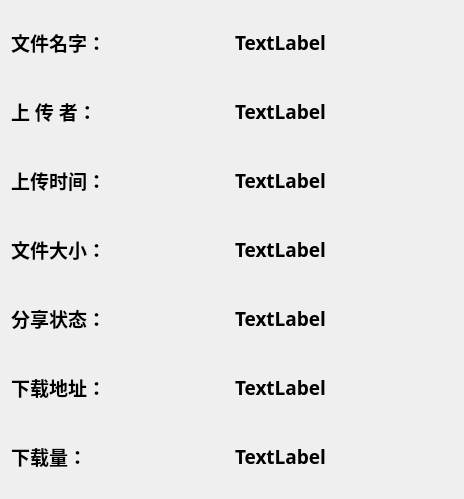
<?xml version="1.0" encoding="UTF-8"?>
<ui version="4.0">
 <class>FilePropertyInfoDialog</class>
 <widget class="QDialog" name="FilePropertyInfoDialog">
  <property name="geometry">
   <rect>
    <x>0</x>
    <y>0</y>
    <width>464</width>
    <height>499</height>
   </rect>
  </property>
  <property name="font">
   <font>
    <family>霞鹜文楷</family>
    <pointsize>14</pointsize>
    <weight>75</weight>
    <bold>true</bold>
   </font>
  </property>
  <property name="windowTitle">
   <string>Dialog</string>
  </property>
  <layout class="QHBoxLayout" name="horizontalLayout">
   <item>
    <layout class="QGridLayout" name="gridLayout">
     <item row="0" column="0">
      <widget class="QLabel" name="lab_filename">
       <property name="contextMenuPolicy">
        <enum>Qt::DefaultContextMenu</enum>
       </property>
       <property name="frameShadow">
        <enum>QFrame::Plain</enum>
       </property>
       <property name="lineWidth">
        <number>1</number>
       </property>
       <property name="text">
        <string>文件名字：</string>
       </property>
       <property name="textFormat">
        <enum>Qt::AutoText</enum>
       </property>
       <property name="alignment">
        <set>Qt::AlignLeading|Qt::AlignLeft|Qt::AlignVCenter</set>
       </property>
      </widget>
     </item>
     <item row="0" column="1">
      <widget class="QLabel" name="val_filename">
       <property name="text">
        <string>TextLabel</string>
       </property>
      </widget>
     </item>
     <item row="1" column="0">
      <widget class="QLabel" name="lab_uploadUser">
       <property name="text">
        <string>上 传 者：</string>
       </property>
      </widget>
     </item>
     <item row="1" column="1">
      <widget class="QLabel" name="val_uploadUser">
       <property name="text">
        <string>TextLabel</string>
       </property>
      </widget>
     </item>
     <item row="2" column="0">
      <widget class="QLabel" name="lab_uploadtime">
       <property name="text">
        <string>上传时间：</string>
       </property>
      </widget>
     </item>
     <item row="2" column="1">
      <widget class="QLabel" name="val_uploadtime">
       <property name="text">
        <string>TextLabel</string>
       </property>
      </widget>
     </item>
     <item row="3" column="0">
      <widget class="QLabel" name="lab_fileSize">
       <property name="text">
        <string>文件大小：</string>
       </property>
      </widget>
     </item>
     <item row="3" column="1">
      <widget class="QLabel" name="val_fileSize">
       <property name="text">
        <string>TextLabel</string>
       </property>
      </widget>
     </item>
     <item row="4" column="0">
      <widget class="QLabel" name="lab_shareStatus">
       <property name="text">
        <string>分享状态：</string>
       </property>
      </widget>
     </item>
     <item row="4" column="1">
      <widget class="QLabel" name="val_shareStatus">
       <property name="text">
        <string>TextLabel</string>
       </property>
      </widget>
     </item>
     <item row="5" column="0">
      <widget class="QLabel" name="lab_download">
       <property name="text">
        <string>下载地址：</string>
       </property>
      </widget>
     </item>
     <item row="5" column="1">
      <widget class="QLabel" name="val_download">
       <property name="text">
        <string>TextLabel</string>
       </property>
      </widget>
     </item>
     <item row="6" column="0">
      <widget class="QLabel" name="lab_pv">
       <property name="text">
        <string>下载量：</string>
       </property>
      </widget>
     </item>
     <item row="6" column="1">
      <widget class="QLabel" name="val_pv">
       <property name="text">
        <string>TextLabel</string>
       </property>
      </widget>
     </item>
    </layout>
   </item>
  </layout>
 </widget>
 <resources/>
 <connections/>
</ui>
